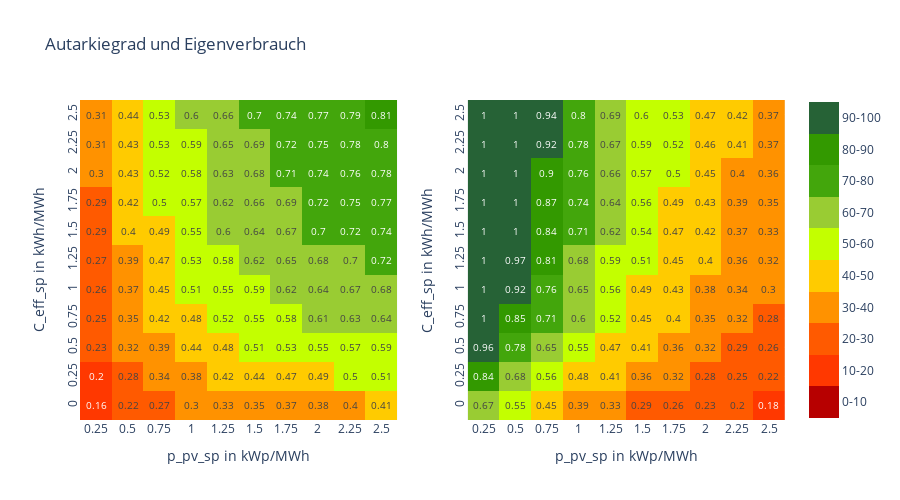

The notebook cell this image was saved under:
### Code cell
df=pd.read_csv('results.csv')
df=df.loc[df['p_pv']>0.1,:]
df.loc[(df['eigenverbrauch']>0)==0,'eigenverbrauch']=1
#df=df.loc[df['e_bat']!=0.1,:]
def func_autarkie(data, k1, k2,k3,k4):
    return np.maximum((k1*data[0]+k2)*(k4*data[1]+1)/((data[0]+k3)*(data[1]+1)),0)

def func_eigenverbrauch(data, k5, k6,k7,k8):
    return np.minimum((k5*data[0]+k6)*(k8*data[1]+1)/((data[0]+k7)*(data[1]+1)),1)
    
guess1 = (0.4276,-0.007667,0.4736,2.81)
params_autarkie, pcov = optimize.curve_fit(func_autarkie, [df['e_bat'].values,df['p_pv'].values], df['autarkiegrad'].values, guess1)
guess2 = (-0.001034,0.4495,0.4518,2.795)
params, pcov = optimize.curve_fit(func_eigenverbrauch, [df['e_bat'].values,df['p_pv'].values], df['eigenverbrauch'].values, guess2)

df1=pd.DataFrame()
e_bat=[]
p_pv=[]
eigen=[]
aut=[]
for bat in df['e_bat'].unique():
    for pv in df['p_pv'].unique():
        e_bat.append(bat)
        p_pv.append(pv)
        aut.append(func_autarkie([bat,pv],params_autarkie[0],params_autarkie[1],params_autarkie[2],params_autarkie[3]))#,guess1[0],guess1[1],guess1[2],guess1[3]))#
        eigen.append(func_eigenverbrauch([bat,pv],params[0],params[1],params[2],params[3]))#guess2[0],guess2[1],guess2[2],guess2[3]))
df1['e_bat']=e_bat
df1['p_pv']=p_pv
df1['eigenverbrauch']=eigen
df1['autarkiegrad']=aut
df1=df1.loc[df1['e_bat']!=0.1,:]
fig= make_subplots(1,2)
fig.add_trace(go.Heatmap(x=df1['p_pv'].values,
                                y=df1['e_bat'].values,
                                z=df1['autarkiegrad'].values,
                                text=df1['autarkiegrad'].round(2),
                                texttemplate="%{text}",
                                textfont={"size":10},
                                coloraxis='coloraxis'
                                
),1,1)

fig.add_trace(go.Heatmap(x=df1['p_pv'].values,
                                y=df1['e_bat'].values,
                                z=df1['eigenverbrauch'].values,
                                text=df1['eigenverbrauch'].round(2),
                                texttemplate="%{text}",
                                textfont={"size":10},
                                coloraxis='coloraxis',
                                opacity=1,                                                       
),1,2)
fig.update_layout(title='Autarkiegrad und Eigenverbrauch',width=900.5,height=500,coloraxis = {'cmin':0,'cmax':1.0,'colorscale':colorscale,'colorbar':colorbar,'autocolorscale':False},)
fig.update_yaxes(tick0=0,dtick=0.25,tickangle=270,title='C_eff_sp in kWh/MWh')
fig.update_xaxes(tick0=0,dtick=0.25,title='p_pv_sp in kWp/MWh')
fig.show()
print('Parameter Autarkie: ', params_autarkie)
print('Parameter Eigenverbrauch: ', params)
